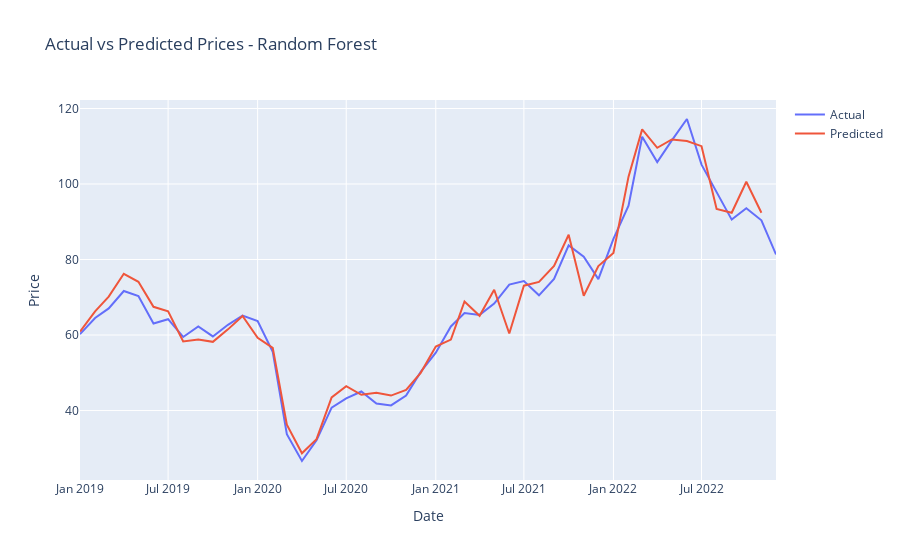

The notebook cell this image was saved under:
### Markdown cell above
13. **Visualizing the Results**: The actual and predicted prices are plotted over time.

### Code cell
#%%

# Plot the actual vs predicted prices with plotly
fig = go.Figure()
fig.add_trace(go.Scatter(x=test.index, y=test_data.flatten(), mode='lines', name='Actual'))
fig.add_trace(go.Scatter(x=test.index, y=rf_predictions, mode='lines', name='Predicted'))
fig.update_layout(title='Actual vs Predicted Prices - Random Forest',
                  xaxis_title='Date',
                  yaxis_title='Price')
fig.show()
